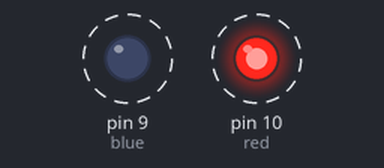
The sketch below on a simulated Arduino Uno, built with avr-gcc and run on an emulated ATmega328P. On the bench: output pins drawn as LEDs (lit = HIGH). Dashed ring = blinking.

Above: at 0.05 s.
Timing chart, 0 to 3.0 s (numbered marks = the images above):
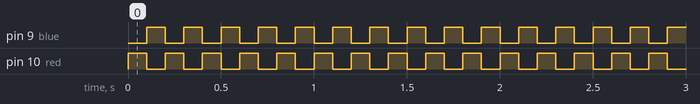

The sketch:

Blink3.ino
```cpp
#define red 10
#define blue 9
#define delay_ms 100

void setup() {
  // put your setup code here, to run once:
  pinMode(red, OUTPUT);
  pinMode(blue, OUTPUT);
}

void loop() {
  // put your main code here, to run repeatedly:
  digitalWrite(red, HIGH);   // turn the LED on (HIGH is the voltage level)
  digitalWrite(blue, LOW);   // turn the LED on (HIGH is the voltage level)
  delay(delay_ms);                       // wait for a second
  digitalWrite(red, LOW);    // turn the LED off by making the voltage LOW
  digitalWrite(blue, HIGH);    // turn the LED off by making the voltage LOW
  delay(delay_ms);                       // wait for a second

}
```

Measured:
- by itself, pin 9 (blue), pin 10 (red): alternates HIGH for 0.10 s and LOW for 0.10 s
